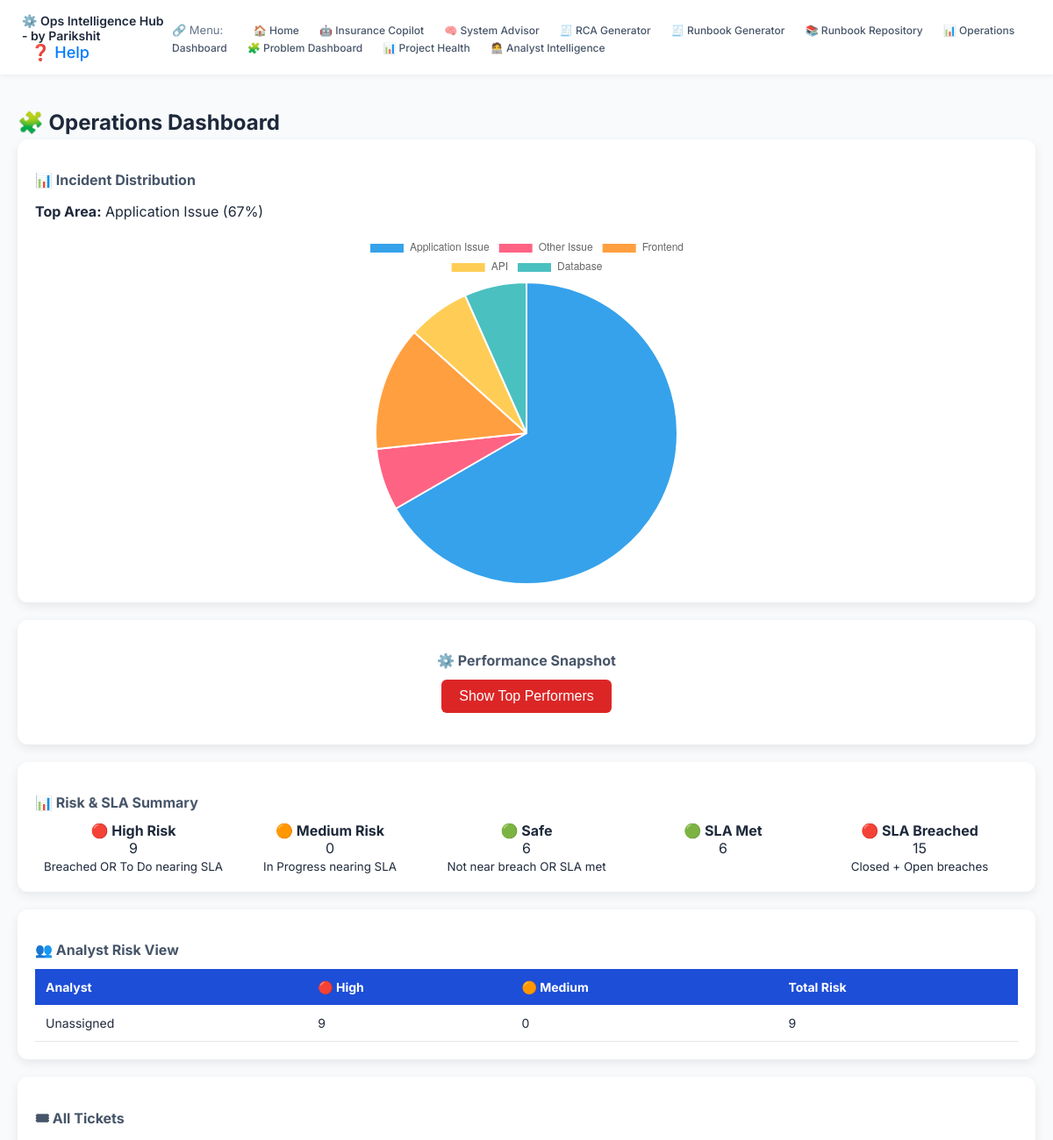
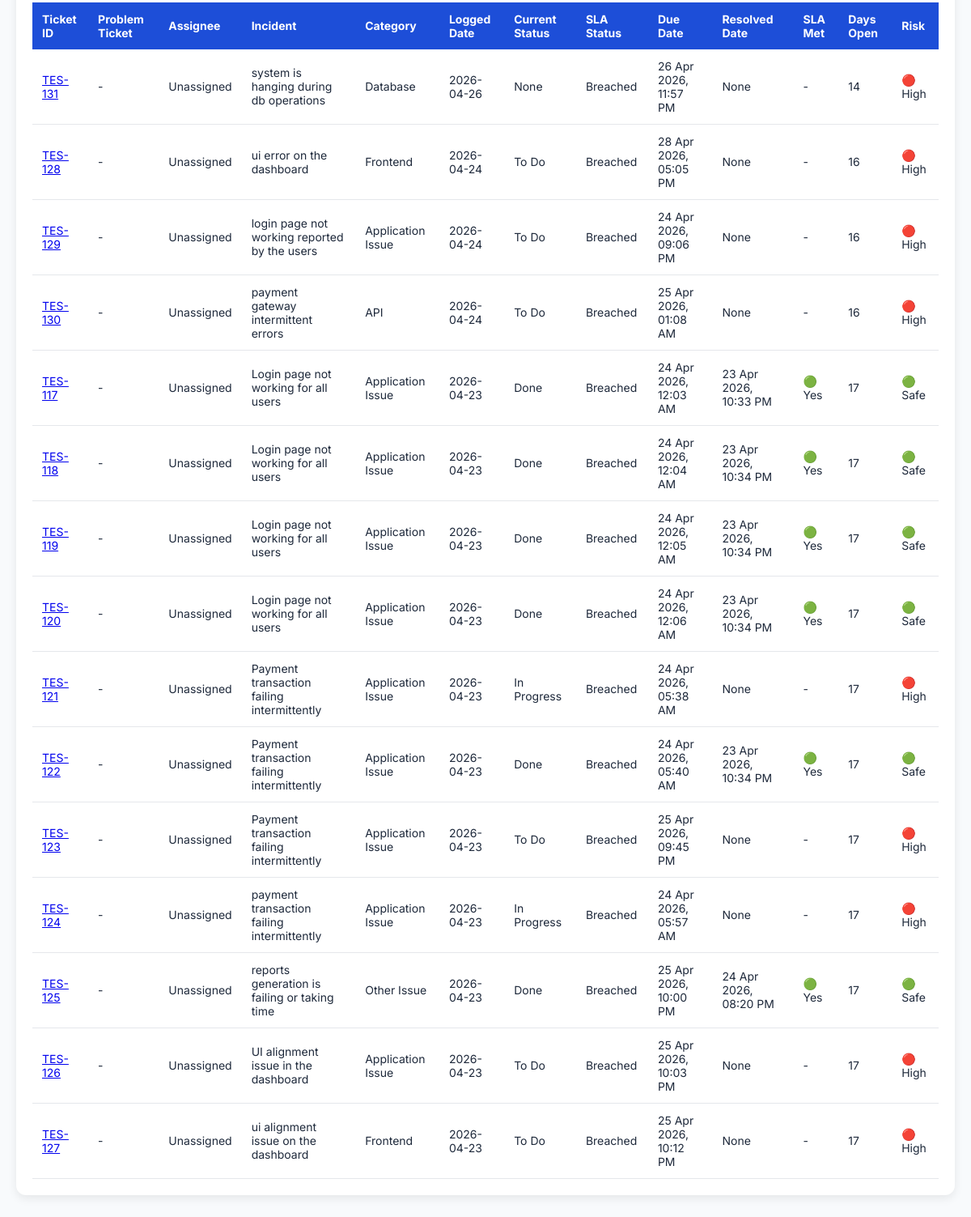
The page /operations_dashboard on the database as committed earlier (2 pictures, top to bottom).
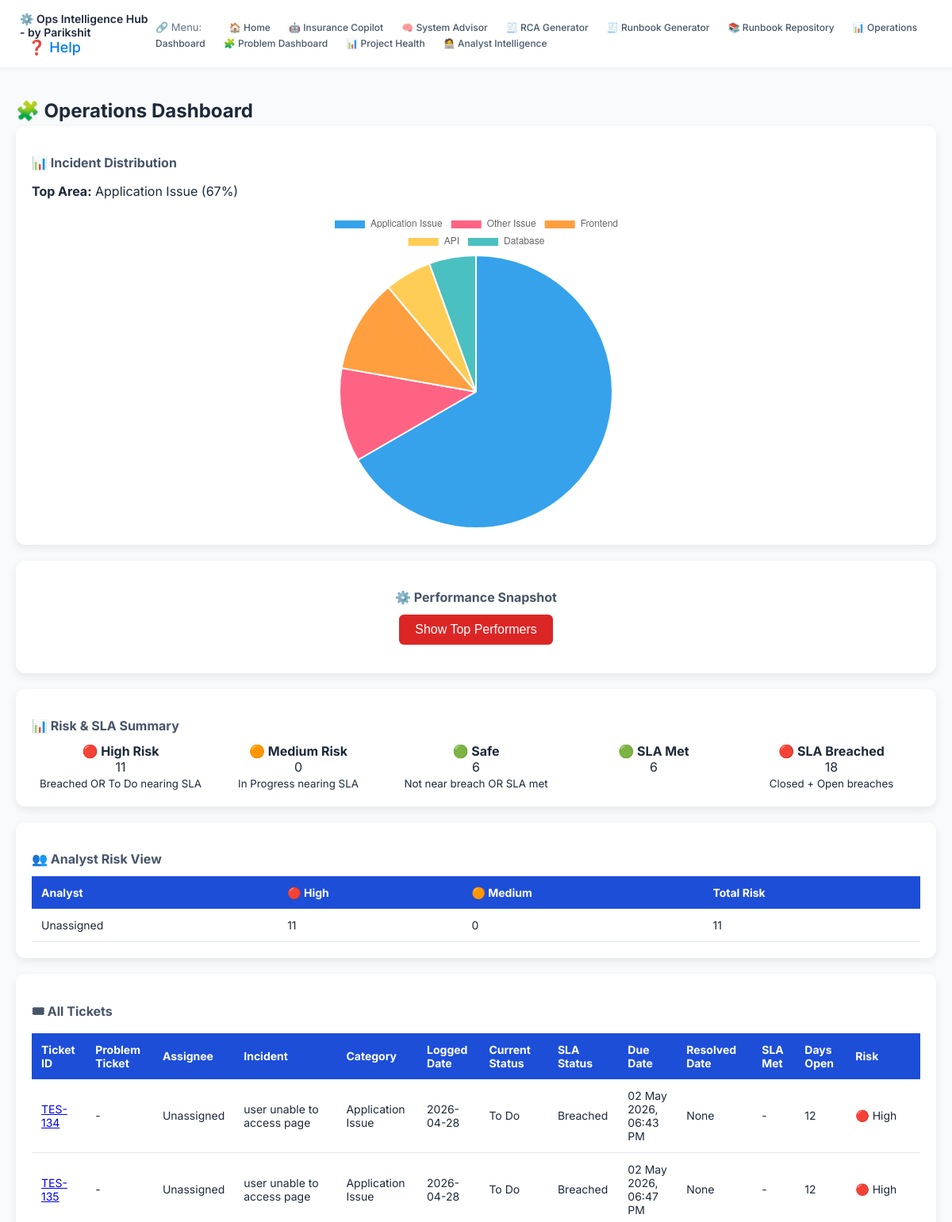
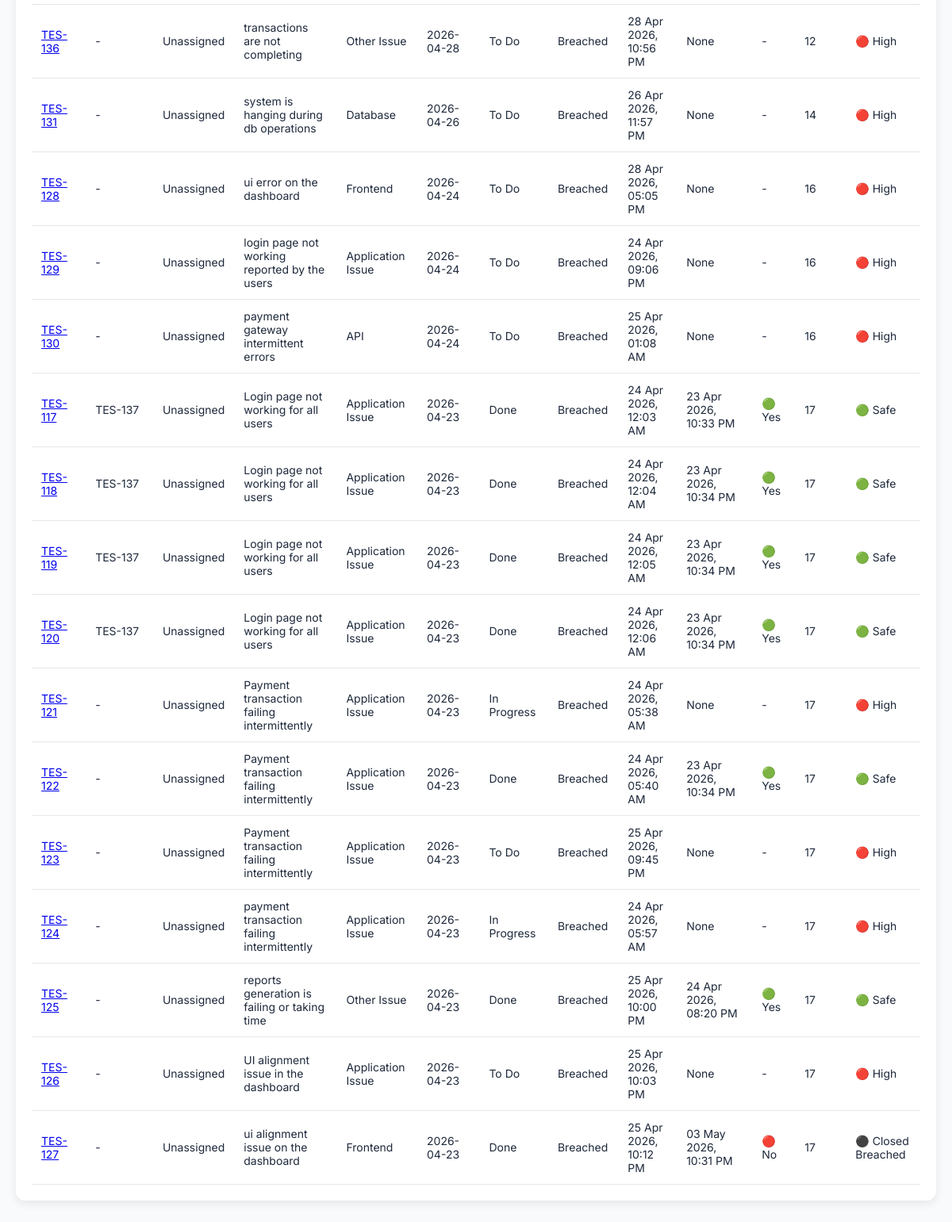
The same page on the database as committed later (2 pictures, top to bottom).
### tables this page shows
CREATE TABLE "knowledgeBase" (
	"KB_ID"	INTEGER NOT NULL,
	"Incident"	TEXT,
	"Solution"	TEXT,
	"Root_Cause"	TEXT,
	"Category"	TEXT,
	"Date"	TEXT,
	"Time"	TEXT,
	"Keywords"	TEXT,
	"Jira_Ticket_Id"	TEXT, problem_ticket_id TEXT, priority TEXT, due_date TEXT, environment TEXT, users_impacted TEXT, region TEXT, revenue_impact TEXT, workaround TEXT, normalized_incident TEXT, status TEXT, assigned_to TEXT, resolved_date TEXT, last_synced TEXT,
	PRIMARY KEY("KB_ID" AUTOINCREMENT)
);

### pcAnalyser.py (the view)
@app.route("/operations_dashboard")
def operations_dashboard():
    incidents = get_all_incidents()
    global_category_counts = get_global_category_distribution()
    valid_categories = {
        k: v
        for k, v in global_category_counts.items()
        if k not in ["Unclassified", "Others", None, ""]
    }
    if valid_categories:
        top_category = max(valid_categories, key=valid_categories.get)
        top_count = valid_categories[top_category]
        total = sum(valid_categories.values())
        top_percentage = round((top_count / total) * 100)
    else:
        top_category = None
        top_percentage = 0
    from early_warning_engine import get_early_warnings
    from trend_engine import get_recurring_issues
    early_warnings = get_early_warnings()
    problem_tickets = get_recurring_issues()
    tickets = get_all_tickets()
    analyst_summary = {}
    for t in tickets:
        assignee = t.get("assignee") or "Unassigned"
        print("ASSIGNEE:", t.get("assignee"))
        risk = t.get("risk_level")
        if assignee not in analyst_summary:
            analyst_summary[assignee] = {"high": 0, "medium": 0, "total": 0}
        if risk == "High":
            analyst_summary[assignee]["high"] += 1
        if risk == "Medium":
            analyst_summary[assignee]["medium"] += 1
        if risk in ["High", "Medium"]:
            analyst_summary[assignee]["total"] += 1
    summary = {"high": 0, "medium": 0, "safe": 0, "sla_met": 0, "sla_breached": 0}
    for t in tickets:
        risk = t.get("risk_level")
        sla_met = t.get("sla_met")
        status = (t.get("status") or "").lower()
        sla_status = (t.get("sla_status") or "").lower()
        if risk == "High":
            summary["high"] += 1
        if risk == "Medium":
            summary["medium"] += 1
        if risk == "Safe":
            summary["safe"] += 1
        if sla_met == "YES":
            summary["sla_met"] += 1
        if risk == "Closed Breached" or sla_status == "breached":
            summary["sla_breached"] += 1
    return render_template(
        "operations_dashboard.html",
        early_warnings=early_warnings,
        problem_tickets=problem_tickets,
        tickets=tickets,
        summary=summary,
        analyst_summary=analyst_summary,
        global_category_counts=global_category_counts,
        top_category=top_category,
        top_percentage=top_percentage,
        active_page="operations",
    )

### early_warning_engine.py (called while the page is built, shortened)
def get_early_warnings():
    conn = sqlite3.connect(DB_NAME)
    cursor = conn.cursor()
    today = datetime.now()
    last_24 = (today - timedelta(days=1)).strftime("%Y-%m-%d")
    prev_24 = (today - timedelta(days=2)).strftime("%Y-%m-%d")
    cursor.execute("""
        SELECT Incident, COUNT(*)
        FROM knowledgeBase
        WHERE Date >= ?
        GROUP BY Incident
    """, (last_24,))
    last_data = cursor.fetchall()
    cursor.execute("""
        SELECT Incident, COUNT(*)
        FROM knowledgeBase
        WHERE Date >= ? AND Date < ?
        GROUP BY Incident
    """, (prev_24, last_24))
    prev_data = dict(cursor.fetchall())
    conn.close()
    warnings = []
    return warnings

### pcAnalyser.py (called while the page is built)
def get_global_category_distribution():
    conn = sqlite3.connect(DB_NAME)
    cursor = conn.cursor()
    cursor.execute("""
        SELECT Category, normalized_incident
        FROM Knowledgebase
    """)
    rows = cursor.fetchall()
    conn.close()
    category_counts = {}
    for row in rows:
        category, normalized_incident = row
        final_category = category
        if not category or category.lower() == "unclassified":
            if normalized_incident:
                final_category = normalized_incident.replace("_", " ").title()
        category_counts[final_category] = category_counts.get(final_category, 0) + 1
    return category_counts

@app.context_processor
def inject_global_vars():
    return dict(app_owner="Parikshit")

def get_all_incidents():
    conn = sqlite3.connect(DB_NAME)
    cursor = conn.cursor()
    cursor.execute("""
        SELECT Incident, Category, Jira_Ticket_Id, Date, normalized_incident
        FROM knowledgeBase
        ORDER BY date DESC
    """)
    rows = cursor.fetchall()
    processed_incidents = []  # ✅ initialize list
    for r in rows:
        incident, category, ticket_id, date, normalized_incident = r
        final_category = category
        if not category or category.lower() == "unclassified":
            if normalized_incident:
                final_category = normalized_incident.replace("_", " ").title()
        processed_incidents.append((incident, final_category, ticket_id, date))
    conn.close()
    return processed_incidents  # ✅ inside function

### ticket_dashboard.py (called while the page is built, shortened)
def get_jira_details(ticket_id):
    if not JIRA_BASE_URL or not ticket_id:
        return {"status": "Unknown", "due_date": None, "assignee": "Unassigned"}

### templates/operations_dashboard.html (shortened to what this page needs)
{% extends "base.html" %}
{% block content %}
<h2>🧩 Operations Dashboard</h2>
<div class="card">
    <h3>📊 Incident Distribution</h3>
    {% if top_category %}
    <p><strong>Top Area:</strong> {{ top_category }} ({{ top_percentage }}%)</p>
    {% endif %}
    <div style="max-width:400px; margin:auto;">
        <canvas id="globalPieChart"></canvas>
    </div>
</div>
<div class="card" style="text-align:center;">
    <h3>⚙️ Performance Snapshot</h3>
    <button id="snapshotBtn" onclick="runSnapshot()" style="padding:10px 20px; font-size:16px;">
        Show Top Performers
    </button>
</div>
<div class="card">
    <h3>📊 Risk & SLA Summary</h3>
    <div style="display:flex; justify-content:space-between; text-align:center;">
        <div style="flex:1;">
            <strong>🔴 High Risk</strong><br>
            {{ summary.high }}<br>
            <small>Breached OR To Do nearing SLA</small>
        </div>
        <div style="flex:1;">
            <strong>🟠 Medium Risk</strong><br>
            {{ summary.medium }}<br>
            <small>In Progress nearing SLA</small>
        </div>
        <div style="flex:1;">
            <strong>🟢 Safe</strong><br>
            {{ summary.safe }}<br>
            <small>Not near breach OR SLA met</small>
        </div>
        <div style="flex:1;">
            <strong>🟢 SLA Met</strong><br>
            {{ summary.sla_met }}
        </div>
        <div style="flex:1;">
            <strong>🔴 SLA Breached</strong><br>
            {{ summary.sla_breached }}<br>
            <small>Closed + Open breaches</small>
        </div>
    </div>
</div>
<div class="card">
    <h3>👥 Analyst Risk View</h3>
    <table>
        <thead>
            <tr>
                <th>Analyst</th>
                <th>🔴 High</th>
                <th>🟠 Medium</th>
                <th>Total Risk</th>
            </tr>
        </thead>
        <tbody>
            {% for analyst, data in analyst_summary.items() %}
            <tr>
                <td>{{ analyst }}</td>
                <td>{{ data.high }}</td>
                <td>{{ data.medium }}</td>
                <td>{{ data.total }}</td>
            </tr>
            {% endfor %}
        </tbody>
    </table>
</div>
<div class="card">
    <h3>🎟 All Tickets</h3>
    <table>
        <thead>
            <tr>
                <th>Ticket ID</th>
                <th>Problem Ticket</th>
                <th>Assignee</th>
                <th>Incident</th>
                <th>Category</th>
                <th>Logged Date</th>
                <th>Current Status</th>
                <th>SLA Status</th>
                <th>Due Date</th>
                <th>Resolved Date</th>
                <th>SLA Met</th>
                <th>Days Open</th>
                <th>Risk</th>
            </tr>
        </thead>
        <tbody>
            {% for t in tickets %}
            <tr>
                <td><a href="{{ t.jira_link }}" target="_blank">{{ t.ticket_id }}</a></td>
                <td>{{ t.problem_ticket_id or "-" }}</td>
                <td>{{ t.assignee }}</td>
                <td>{{ t.incident }}</td>
                <td>{{ t.category }}</td>
                <td>{{ t.date }}</td>
                <td>{{t.status}}</td>
                <td>{{ t.sla_status }}</td>
                <td>{{ t.due_date_display }}</td>
                <td>{{t.resolved_date_display}}</td>
                <td>
                    {% if t.sla_met == "YES" %}
                    🟢 Yes
                    {% elif t.sla_met == "NO" %}
                    🔴 No
                    {% else %}
                    -
                    {% endif %}
                </td>
                <td>{{ t.days_open }}</td>
                <td>
                    {% if t.risk_level == "High" %}
                    🔴 High
                    {% elif t.risk_level == "Medium" %}
                    🟠 Medium
                    {% elif t.risk_level == "Closed Breached" %}
                    ⚫ Closed Breached
                    {% else %}
                    🟢 Safe
                    {% endif %}
                </td>
            </tr>
            {% endfor %}
        </tbody>
    </table>
</div>
<script>
const pieCtx = document.getElementById('globalPieChart');
if (pieCtx) {
    const data = {
        labels: [{% for key in global_category_counts.keys() %}"{{ key }}",{% endfor %}],
        datasets: [{
            data: [{% for value in global_category_counts.values() %}{{ value }},{% endfor %}]
        }]
    };
    if (data.datasets[0].data.some(v => v > 0)) {
        new Chart(pieCtx, { type: 'pie', data: data });
    }
}
</script>
{% endblock %}

### templates/base.html (shortened to what this page needs)
<!DOCTYPE html>
<html>
<head>
   <link rel="stylesheet" href="{{ url_for('static', filename='styles.css') }}">
</head>
<body>
<div class="navbar">
    <div class="nav-title">
        ⚙️ Ops Intelligence Hub - by {{ app_owner }}
        <Br><span style="font-size:18px;">
        <a href="/help" class="help-link" title="How to use this application">
            ❓ Help
        </a></span>
    </div>
    {% include "navbar.html" %}
</div>
<div class="container">
    {% block content %}{% endblock %}
</div>
</body>
</html>

### templates/navbar.html
<div class="nav-links">
    <span class="subtle" style="margin-right:10px;">🔗 Menu:</span>
    <a href="/" class="{% if active_page == 'home' %}active-link{% endif %}">
        🏠 Home
    </a>
    <a href="/insurance_copilot" class="{% if active_page == 'copilot' %}active-link{% endif %}">
        🤖 Insurance Copilot
    </a>
    <a href="/system_advisor" class="{% if active_page == 'advisor' %}active-link{% endif %}">
        🧠 System Advisor
    </a>
    <a href="/rca" class="{% if active_page == 'rca' %}active-link{% endif %}">
        🧾 RCA Generator
    </a>
    <a href="/process_doc" class="{% if active_page == 'runbook' %}active-link{% endif %}">
        🧾 Runbook Generator
    </a>
    <a href="/runbook_repository" class="{% if active_page == 'repository' %}active-link{% endif %}">
        📚 Runbook Repository
    </a>
    <a href="/operations_dashboard" class="{% if active_page == 'dashboard' %}active-link{% endif %}">
        📊 Operations Dashboard
    </a>
    <a href="/problem_dashboard" class="{% if active_page == 'problem' %}active-link{% endif %}">
        🧩 Problem Dashboard
    </a>
   <a href="/project_health" class="{% if active_page == 'project_health' %}active-link{% endif %}">
        📊 Project Health
    </a>
    <a href="/analyst_intelligence" class="{% if active_page == 'analyst' %}active-link{% endif %}">
        🧑‍💻 Analyst Intelligence
    </a>
</div>

### static/styles.css (style rules this page uses)
body { font-family: 'Inter', sans-serif; background: #f8fafc; margin: 0; color: #1e293b; }
.container { max-width: 1300px; margin: auto; padding: 20px; }
.navbar { background: white; padding: 15px 30px; box-shadow: 0 2px 6px rgba(0,0,0,0.05); display: flex; justify-content: space-between; align-items: center; }
.nav-title { font-weight: 600; font-size: 14px; }
.nav-links a { margin-left: 20px; text-decoration: none; color: #475569; font-weight: 500; font-size: 12px; }
.card { background: white; padding: 18px; border-radius: 12px; box-shadow: 0 4px 12px rgba(0,0,0,0.05); flex: 1; transition: all 0.2s ease; }
h2 { margin-bottom: 5px; }
h3 { font-size: 16px; color: #475569; margin-bottom: 12px; }
.subtle { font-size: 13px; color: #64748b; }
table { width: 100%; border-collapse: collapse; margin-top: 10px; }
th { text-align: left; padding: 12px; background-color: #1d4ed8; color: white; font-size: 14px; }
td { padding: 12px; border-bottom: 1px solid #e5e7eb; font-size: 14px; }
button { padding: 6px 12px; background-color: #dc2626; color: white; border: none; border-radius: 6px; cursor: pointer; font-size: 13px; }
.card { background: white; padding: 20px; border-radius: 12px; box-shadow: 0 4px 12px rgba(0,0,0,0.08); margin-bottom: 20px; }
:root { --primary: #4f46e5; --success: #16a34a; --warning: #f59e0b; --danger: #dc2626; }
.navbar { display: flex; justify-content: space-between; align-items: center; background: white; padding: 15px 25px; box-shadow: 0 2px 6px rgba(0,0,0,0.05); }
.help-link { text-decoration: none; color: #007bff; font-weight: 500; padding: 6px 10px; border-radius: 6px; transition: 0.2s ease; }

Rows that differ between the two databases and show on the page:
added knowledgeBase: ticket_id "TES-134", problem_ticket_id "-", assignee "Unassigned", incident "user unable to access page", category "Application Issue", date "2026-04-28", status "To Do", sla_status "Breached", due_date_display "02 May 2026, 06:43 PM", resolved_date_display "None", days_open "12", shows "🔴 High"
added knowledgeBase: ticket_id "TES-135", problem_ticket_id "-", assignee "Unassigned", incident "user unable to access page", category "Application Issue", date "2026-04-28", status "To Do", sla_status "Breached", due_date_display "02 May 2026, 06:47 PM", resolved_date_display "None", days_open "12", shows "🔴 High"
added knowledgeBase: ticket_id "TES-136", problem_ticket_id "-", assignee "Unassigned", incident "transactions are not completing", category "Other Issue", date "2026-04-28", status "To Do", sla_status "Breached", due_date_display "28 Apr 2026, 10:56 PM", resolved_date_display "None", days_open "12", shows "🔴 High"
changed knowledgeBase "TES-131": status "None" → "To Do"
changed knowledgeBase "TES-117": problem_ticket "-" → "TES-137"
changed knowledgeBase "TES-118": problem_ticket "-" → "TES-137"
changed knowledgeBase "TES-119": problem_ticket "-" → "TES-137"
changed knowledgeBase "TES-120": problem_ticket "-" → "TES-137"
changed knowledgeBase "TES-127": status "To Do" → "Done"; resolved_date_display "None" → "03 May 2026, 10:31 PM"; text "- 🔴 High" → "🔴 No ⚫ Closed Breached"
Other text that changed with them:
chart data {{ value }}: 10, 1, 2, 1, 1 → 12, 2, 2, 1, 1
{{ summary.high }}: "9" → "11"
{{ summary.sla_breached }}: "15" → "18"
new list line: "Unassigned 11 0 11"
list line gone: "Unassigned 9 0 9"
